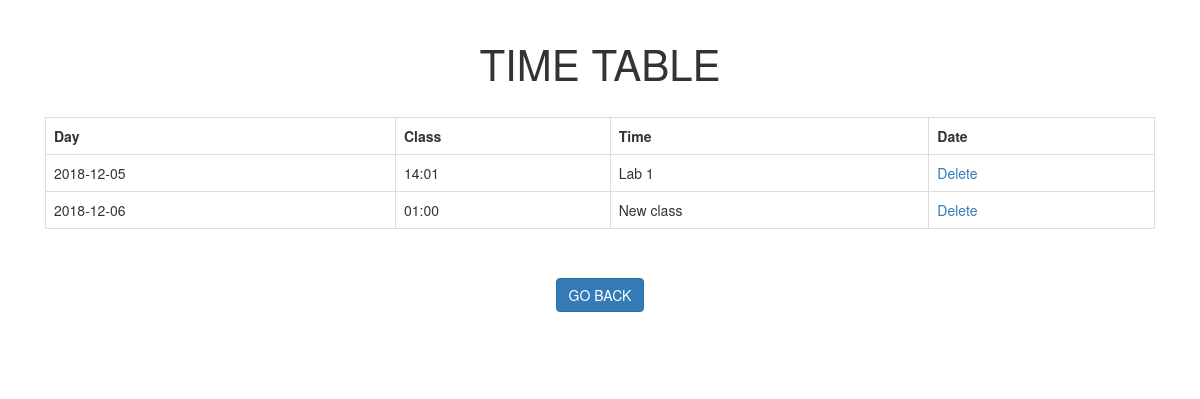
Page /time_table.php?id=11 (signed in) on the committed database.
### tables this page shows
CREATE TABLE `time_table` (
  `time_table_id` bigint(8) NOT NULL,
  `t_t_name` varchar(250) NOT NULL,
  `teacher` varchar(255) NOT NULL,
  `day` date NOT NULL,
  `time` varchar(250) NOT NULL,
  `class` varchar(250) NOT NULL
);

### time_table.php (the view, shortened to what this page needs)
<?php
include("connection.php");
?>
<!DOCTYPE html>
<html>
  <head>
        <link rel="stylesheet" href="boostrap/css/bootstrap.css">
  </head>
<body><br>
<div class="container">
<h1 align="center" style="font-size:42px">TIME TABLE<strong style="color:red;"></strong></h1><br>
  <div class="col-lg-12" style="margin-bottom:50px">
		<div id="chat_box">
        <div class="table-responsive">
        <table class="table table-bordered table-hover ">
        <tr><th>Day</th><th>Class</th><th>Time</th><th>Date</th></tr>
        <?php
$id=$_GET['id'];
$result=mysqli_query($connection,"select user_name from user_login where user_id='$id'")or die ("query 1 incorrect...");
list($teacher_name)=mysqli_fetch_array($result);
$result=mysqli_query($connection,"select time_table_id,day,time,class from time_table where teacher like '%$teacher_name%' ") or die ("Query 2 is inncorrect........");
while(list($time_table_id,$day,$time,$class)= mysqli_fetch_array($result))
{
	echo"<tr><td>$day</td><td>$time</td><td>$class</td>
	<td>
	<a href='time_table.php?id=$time_table_id&action=delete'>Delete</a>
	</td>
	</tr>";
}
		?>
        </table></div>
  	<h1 align="center"><a href="welcome.php" class="btn btn-primary">GO BACK</a></h1>
</div></div>
</body>
</html>

### rows in the picture
time_table: day "2018-12-05", time "14:01", class "Lab 1"
time_table: day "2018-12-06", time "01:00", class "New class"
